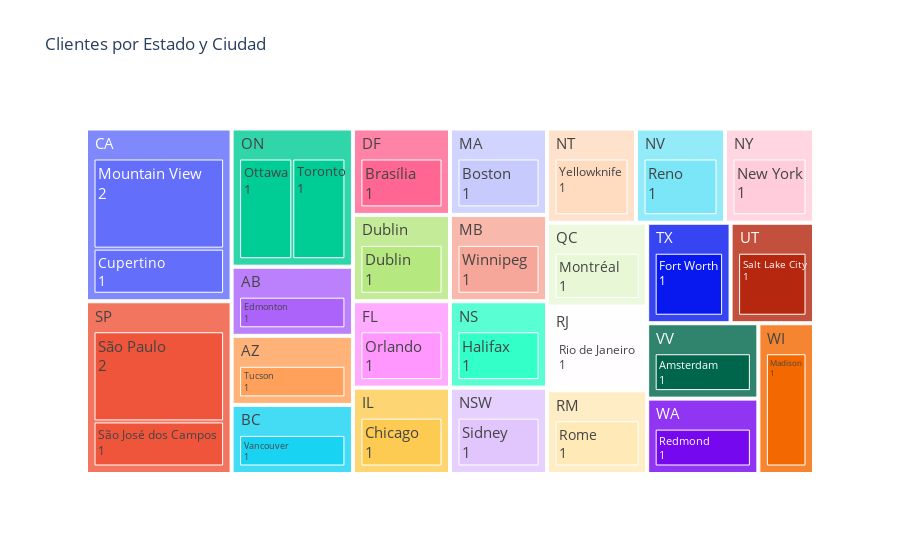

Write notebook code for a chart like this one.
### Markdown cell above
### 3. De la tabla Customer realice un conteo y agrupe por estado y ciudad, y grafico con el top 5 de los países con mayor cantidad de clientes.

### Code cell
customer_group = customer_df.groupby(['State', 'City']).size().reset_index(name='Count')

fig = px.treemap(customer_group, 
                 path=['State', 'City'],
                 values='Count',
                 title='Clientes por Estado y Ciudad',
                 labels={'City': 'Ciudad', 'Count': 'Cantidad de Clientes'})
fig.update_traces(textinfo='label+value', textfont=dict(size=15))
fig.show()

### Figure 1 — Plotly figure (JSON) as saved in the notebook; plotly's stock layout.template omitted (floating-point values rounded to 4 significant figures)
{"data": [{"branchvalues": "total", "domain": {"x": [0, 1], "y": [0, 1]}, "hovertemplate": "labels=%{label}<br>Cantidad de Clientes=%{value}<br>parent=%{parent}<br>id=%{id}<extra></extra>", "ids": ["VV/Amsterdam", "MA/Boston", "DF/Brasília", "IL/Chicago", "CA/Cupertino", "Dublin/Dublin", "AB/Edmonton", "TX/Fort Worth", "NS/Halifax", "WI/Madison", "QC/Montréal", "CA/Mountain View", "NY/New York", "FL/Orlando", "ON/Ottawa", "WA/Redmond", "NV/Reno", "RJ/Rio de Janeiro", "RM/Rome", "UT/Salt Lake City", "NSW/Sidney", "SP/São José dos Campos", "SP/São Paulo", "ON/Toronto", "AZ/Tucson", "BC/Vancouver", "MB/Winnipeg", "NT/Yellowknife", "AB", "AZ", "BC", "CA", "DF", "Dublin", "FL", "IL", "MA", "MB", "NS", "NSW", "NT", "NV", "NY", "ON", "QC", "RJ", "RM", "SP", "TX", "UT", "VV", "WA", "WI"], "labels": ["Amsterdam", "Boston", "Brasília", "Chicago", "Cupertino", "Dublin", "Edmonton", "Fort Worth", "Halifax", "Madison", "Montréal", "Mountain View", "New York", "Orlando", "Ottawa", "Redmond", "Reno", "Rio de Janeiro", "Rome", "Salt Lake City", "Sidney", "São José dos Campos", "São Paulo", "Toronto", "Tucson", "Vancouver", "Winnipeg", "Yellowknife", "AB", "AZ", "BC", "CA", "DF", "Dublin", "FL", "IL", "MA", "MB", "NS", "NSW", "NT", "NV", "NY", "ON", "QC", "RJ", "RM", "SP", "TX", "UT", "VV", "WA", "WI"], "name": "", "parents": ["VV", "MA", "DF", "IL", "CA", "Dublin", "AB", "TX", "NS", "WI", "QC", "CA", "NY", "FL", "ON", "WA", "NV", "RJ", "RM", "UT", "NSW", "SP", "SP", "ON", "AZ", "BC", "MB", "NT", "", "", "", "", "", "", "", "", "", "", "", "", "", "", "", "", "", "", "", "", "", "", "", "", ""], "textfont": {"size": 15}, "textinfo": "label+value", "type": "treemap", "values": [1, 1, 1, 1, 1, 1, 1, 1, 1, 1, 1, 2, 1, 1, 1, 1, 1, 1, 1, 1, 1, 1, 2, 1, 1, 1, 1, 1, 1, 1, 1, 3, 1, 1, 1, 1, 1, 1, 1, 1, 1, 1, 1, 2, 1, 1, 1, 3, 1, 1, 1, 1, 1]}], "layout": {"legend": {"tracegroupgap": 0}, "title": {"text": "Clientes por Estado y Ciudad"}}}
